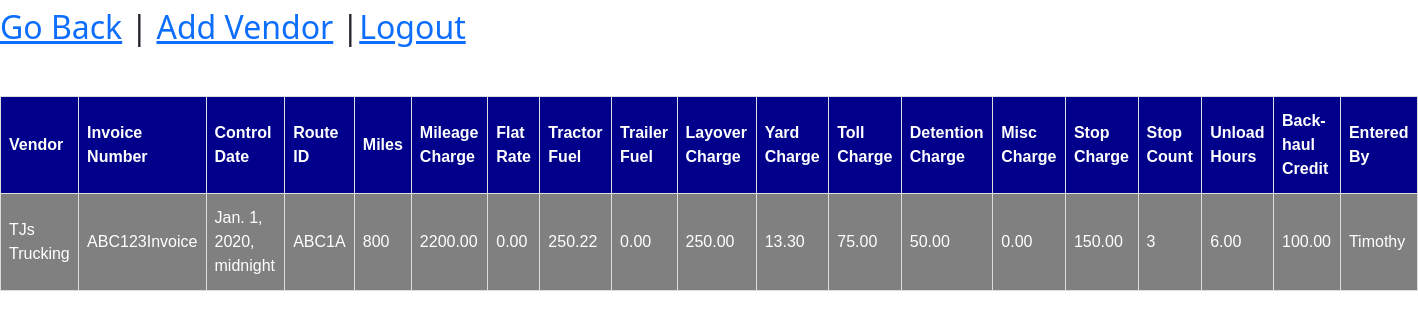
The app's page /invoiceData (signed in) with its own data.
### mlco_app/models.py (models this page shows)
class Transportation_Invoice(models.Model):
    invoice_number = models.TextField()
    control_date = models.DateTimeField()
    route_id = models.TextField()
    miles = models.IntegerField()
    milage_charge = models.DecimalField(max_digits=10, decimal_places=2)
    flat_rate = models.DecimalField(max_digits=10, decimal_places=2)
    tractor_fuel_charge = models.DecimalField(max_digits=10, decimal_places=2)
    trailer_fuel_charge = models.DecimalField(max_digits=10, decimal_places=2)
    layover_charge = models.DecimalField(max_digits=10, decimal_places=2)
    yard_charge = models.DecimalField(max_digits=10, decimal_places=2)
    toll_charge = models.DecimalField(max_digits=10, decimal_places=2)
    detention_charge = models.DecimalField(max_digits=10, decimal_places=2)
    holiday_charge = models.DecimalField(max_digits=10, decimal_places=2)
    misc_charge = models.DecimalField(max_digits=10, decimal_places=2)
    stop_charge = models.DecimalField(max_digits=10, decimal_places=2)
    stop_count = models.IntegerField()
    unload_hours = models.DecimalField(max_digits=10, decimal_places=2)
    backhaul_credit = models.DecimalField(max_digits=10, decimal_places=2)
    invoice_entered_by = models.ForeignKey(User,related_name = 'entered_by',on_delete=models.CASCADE)
    vendor = models.ForeignKey(Vendor,related_name = 'invoice_sender',on_delete=models.CASCADE)
    created_at = models.DateTimeField(auto_now_add=True)
    updated_at = models.DateTimeField(auto_now=True)

class Vendor(models.Model):
    vendor_id = models.TextField()
    vendor_name = models.TextField()
    vendor_type = models.TextField()
    note = models.TextField()
    created_at = models.DateTimeField(auto_now_add=True)
    updated_at = models.DateTimeField(auto_now=True)

class User(models.Model):
    first_name = models.TextField()
    last_name = models.TextField()
    email = models.TextField()
    password = models.TextField()
    created_at = models.DateTimeField(auto_now_add=True)
    updated_at = models.DateTimeField(auto_now=True)
    objects = UserManager()

### mlco_app/views.py (the view)
# urls.py: path('invoiceData',views.invoice_data),
def invoice_data(request):
    if 'user_id' not in request.session:
        return redirect('/')
    context = {
        'current_user' : User.objects.get(id=request.session['user_id']),
        'invoices' : Transportation_Invoice.objects.all()
    }
    return render(request,"invoice_data.html",context)

### mlco_app/templates/invoice_data.html (shortened to what this page needs)
<!DOCTYPE html>
<html lang="en">
<head>
    <link href="https://cdn.jsdelivr.net/npm/bootstrap@5.0.0-beta3/dist/css/bootstrap.min.css" rel="stylesheet">
    {% load static %}
    <link rel="stylesheet"  href= "{% static 'style.css' %}">
</head>
<body>
    <h2><a href="/entryPage">Go Back</a> | <a href="/addVendorPage">Add Vendor</a> |<a href="/">Logout</a></h2>
    <table class = 'content-table'>
        <thead>
            <tr>
                <th>Vendor</th>
                <th>Invoice Number</th>
                <th>Control Date</th>
                <th>Route ID</th>
                <th>Miles</th>
                <th>Mileage Charge</th>
                <th>Flat Rate</th>
                <th>Tractor Fuel</th>
                <th>Trailer Fuel</th>
                <th>Layover Charge</th>
                <th>Yard Charge</th>
                <th>Toll Charge</th>
                <th>Detention Charge</th>
                <th>Misc Charge</th>
                <th>Stop Charge</th>
                <th>Stop Count</th>
                <th>Unload Hours</th>
                <th>Back-haul Credit</th>
                <th>Entered By</th>
            </tr>
        </thead>
        <tbody>
            {% for invoice in invoices %}
            <tr>
                <td>{{ invoice.vendor.vendor_name }}</td>
                <td>{{ invoice.invoice_number }}</td>
                <td>{{ invoice.control_date }}</td>
                <td>{{ invoice.route_id }}</td>
                <td>{{ invoice.miles }}</td>
                <td>{{ invoice.milage_charge }}</td>
                <td>{{ invoice.flat_rate }}</td>
                <td>{{ invoice.tractor_fuel_charge }}</td>
                <td>{{ invoice.trailer_fuel_charge}}</td>
                <td>{{ invoice.layover_charge}}</td>
                <td>{{ invoice.yard_charge}}</td>
                <td>{{ invoice.toll_charge}}</td>
                <td>{{ invoice.detention_charge}}</td>
                <td>{{ invoice.misc_charge}}</td>
                <td>{{ invoice.stop_charge}}</td>
                <td>{{ invoice.stop_count}}</td>
                <td>{{ invoice.unload_hours}}</td>
                <td>{{ invoice.backhaul_credit}}</td>
                <td>{{ invoice.invoice_entered_by.first_name}}</td>
            </tr>
            {% endfor %}
        </tbody>
    </table>
</body>
</html>

### mlco_app/static/style.css (style rules this page uses)
table { margin-top: 50px; font-family: Arial, Helvetica, sans-serif; border-collapse: collapse; width: 100%; }
td, th { border: 1px solid #ddd; padding: 8px; }
th { padding-top: 12px; padding-bottom: 12px; text-align: left; background-color: darkblue; color: white; }
td { padding-top: 12px; padding-bottom: 12px; text-align: left; background-color: gray; color: white; }

### records on screen
Transportation_Invoice: vendor.vendor_name "TJs Trucking", invoice_number "ABC123Invoice", control_date "Jan. 1, 2020, midnight", route_id "ABC1A", miles "800", milage_charge "2200.00", flat_rate "0.00", tractor_fuel_charge "250.22", trailer_fuel_charge "0.00", layover_charge "250.00", yard_charge "13.30", toll_charge "75.00", detention_charge "50.00", misc_charge "0.00", stop_charge "150.00", stop_count "3", unload_hours "6.00", backhaul_credit "100.00", invoice_entered_by.first_name "Timothy"
